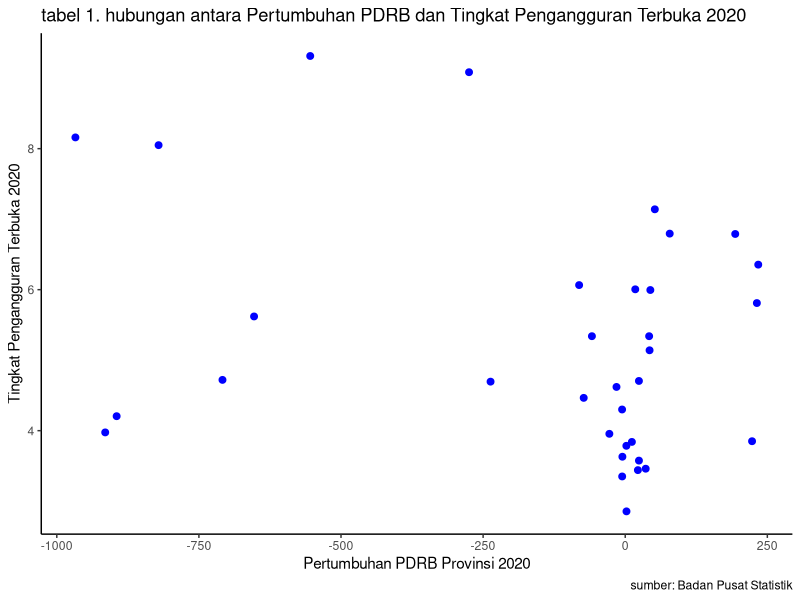
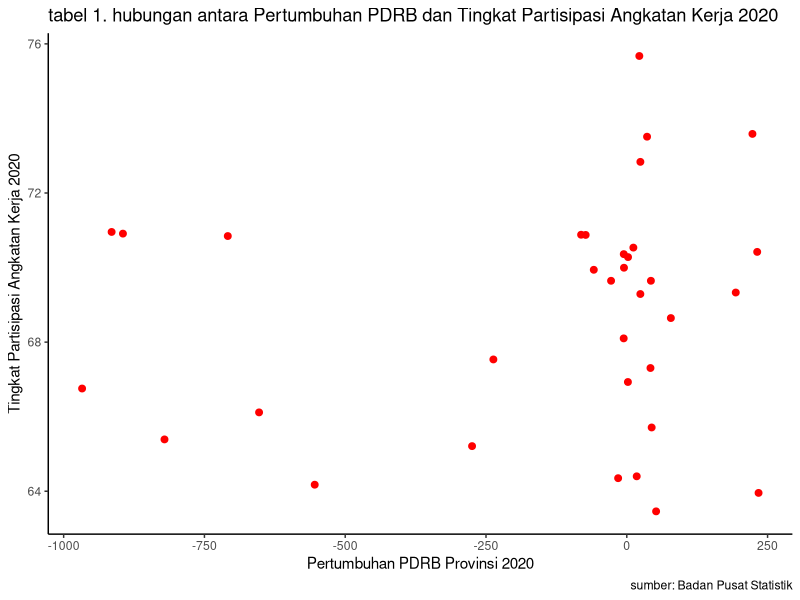

Source code (R) for these figures, in order:
## ---- chunk 1
#| warning: false
#| echo: true
library("tidyverse")
library("readxl")
library("writexl")
library("dplyr")
## ---- chunk 2
#import dataset
library(readxl)
dat<-read_excel('TPT2020.xlsx')
head(dat)
## ---- chunk 3
library("ggplot2")
library("readxl")
library("dplyr")
ggplot(data=dat,aes(x=pdrb,y=tpt)) +
  geom_point(color="blue",size=2) + # setiap nambah command, selalu kasih tanda +
  labs(title="tabel 1. hubungan antara Pertumbuhan PDRB dan Tingkat Pengangguran Terbuka 2020",
       x="Pertumbuhan PDRB Provinsi 2020",
       y="Tingkat Pengangguran Terbuka 2020",
       caption = "sumber: Badan Pusat Statistik") +
  theme_classic()
## ---- chunk 4
#import dataset
library(readxl)
dat<-read_excel('TPAK2020.xlsx')
head(dat)
## ---- chunk 5
library("ggplot2")
library("readxl")
library("dplyr")
ggplot(data=dat,aes(x=pdrb,y=tpak)) +
  geom_point(color="red",size=2) + # setiap nambah command, selalu kasih tanda +
  labs(title="tabel 1. hubungan antara Pertumbuhan PDRB dan Tingkat Partisipasi Angkatan Kerja 2020",
       x="Pertumbuhan PDRB Provinsi 2020",
       y="Tingkat Partisipasi Angkatan Kerja 2020",
       caption = "sumber: Badan Pusat Statistik") +
  theme_classic()
## ---- chunk 6
#import dataset
library(readxl)
dat<-read_excel('TPT2020.xlsx')
head(dat)
## ---- chunk 7
reg1<-lm(tpt~pdrb,data=dat)
summary(reg1)
## ---- chunk 8
#import dataset
library(readxl)
dat<-read_excel('TPAK2020.xlsx')
head(dat)
## ---- chunk 9
reg1<-lm(tpak~pdrb,data=dat)
summary(reg1)
